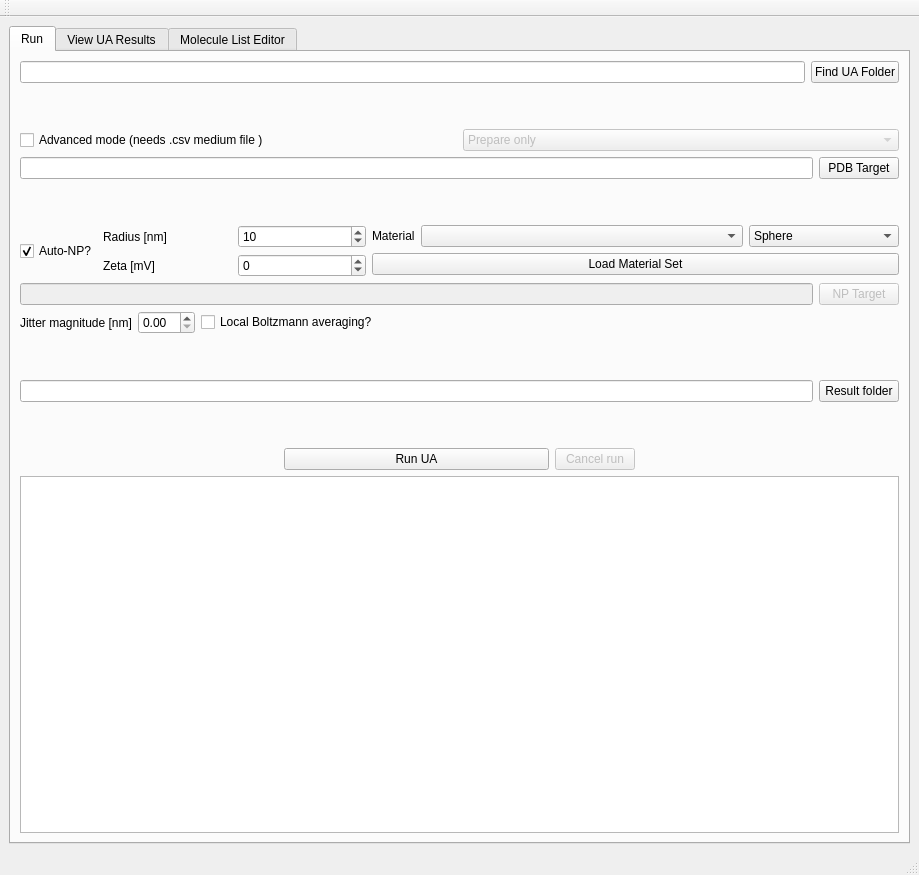
<?xml version="1.0" encoding="UTF-8"?>
<ui version="4.0">
 <class>MainWindow</class>
 <widget class="QMainWindow" name="MainWindow">
  <property name="geometry">
   <rect>
    <x>0</x>
    <y>0</y>
    <width>919</width>
    <height>875</height>
   </rect>
  </property>
  <property name="windowTitle">
   <string>NPCoronaPredict-GUI</string>
  </property>
  <widget class="QWidget" name="centralwidget">
   <layout class="QGridLayout" name="gridLayout_6">
    <item row="0" column="0">
     <layout class="QGridLayout" name="gridLayout">
      <item row="1" column="0">
       <widget class="QTabWidget" name="tabWidget">
        <property name="currentIndex">
         <number>0</number>
        </property>
        <widget class="QWidget" name="tab">
         <attribute name="title">
          <string>Run</string>
         </attribute>
         <layout class="QGridLayout" name="gridLayout_3">
          <item row="0" column="0">
           <layout class="QVBoxLayout" name="verticalLayout_2">
            <item>
             <layout class="QHBoxLayout" name="horizontalLayout">
              <item>
               <widget class="QLineEdit" name="uaFolderBox">
                <property name="text">
                 <string/>
                </property>
               </widget>
              </item>
              <item>
               <widget class="QPushButton" name="findUAButton">
                <property name="text">
                 <string>Find UA Folder</string>
                </property>
               </widget>
              </item>
             </layout>
            </item>
            <item>
             <spacer name="verticalSpacer_5">
              <property name="orientation">
               <enum>Qt::Vertical</enum>
              </property>
              <property name="sizeType">
               <enum>QSizePolicy::Fixed</enum>
              </property>
              <property name="sizeHint" stdset="0">
               <size>
                <width>20</width>
                <height>40</height>
               </size>
              </property>
             </spacer>
            </item>
            <item>
             <layout class="QHBoxLayout" name="horizontalLayout_14"/>
            </item>
            <item>
             <layout class="QHBoxLayout" name="horizontalLayout_15">
              <item>
               <widget class="QCheckBox" name="npcpModeBox">
                <property name="text">
                 <string>Advanced mode (needs .csv medium file )</string>
                </property>
               </widget>
              </item>
              <item>
               <widget class="QComboBox" name="npcpModeOptions">
                <property name="enabled">
                 <bool>false</bool>
                </property>
                <item>
                 <property name="text">
                  <string>Prepare only</string>
                 </property>
                </item>
                <item>
                 <property name="text">
                  <string>Prepare + UA</string>
                 </property>
                </item>
                <item>
                 <property name="text">
                  <string>Prepare + UA + BCP</string>
                 </property>
                </item>
                <item>
                 <property name="text">
                  <string>Prepare + UA + BCP + KMC</string>
                 </property>
                </item>
               </widget>
              </item>
             </layout>
            </item>
            <item>
             <layout class="QHBoxLayout" name="horizontalLayout_2">
              <item>
               <widget class="QLineEdit" name="pdbTargetLine"/>
              </item>
              <item>
               <widget class="QPushButton" name="pdbTargetButton">
                <property name="sizePolicy">
                 <sizepolicy hsizetype="Preferred" vsizetype="Fixed">
                  <horstretch>0</horstretch>
                  <verstretch>0</verstretch>
                 </sizepolicy>
                </property>
                <property name="text">
                 <string>PDB Target</string>
                </property>
               </widget>
              </item>
             </layout>
            </item>
            <item>
             <spacer name="verticalSpacer_4">
              <property name="orientation">
               <enum>Qt::Vertical</enum>
              </property>
              <property name="sizeType">
               <enum>QSizePolicy::Fixed</enum>
              </property>
              <property name="sizeHint" stdset="0">
               <size>
                <width>20</width>
                <height>40</height>
               </size>
              </property>
             </spacer>
            </item>
            <item>
             <layout class="QHBoxLayout" name="horizontalLayout_4" stretch="0,1,2">
              <item>
               <widget class="QCheckBox" name="autoNPBox">
                <property name="maximumSize">
                 <size>
                  <width>500</width>
                  <height>16777215</height>
                 </size>
                </property>
                <property name="text">
                 <string>Auto-NP?</string>
                </property>
                <property name="checked">
                 <bool>true</bool>
                </property>
               </widget>
              </item>
              <item>
               <layout class="QGridLayout" name="gridLayout_2">
                <item row="1" column="1">
                 <widget class="QSpinBox" name="zetaSpinBox">
                  <property name="minimum">
                   <number>-50</number>
                  </property>
                  <property name="maximum">
                   <number>50</number>
                  </property>
                 </widget>
                </item>
                <item row="0" column="0">
                 <widget class="QLabel" name="label">
                  <property name="text">
                   <string>Radius [nm]</string>
                  </property>
                 </widget>
                </item>
                <item row="1" column="0">
                 <widget class="QLabel" name="label_2">
                  <property name="text">
                   <string>Zeta [mV]</string>
                  </property>
                 </widget>
                </item>
                <item row="0" column="1">
                 <widget class="QSpinBox" name="radiusSpinBox">
                  <property name="minimum">
                   <number>1</number>
                  </property>
                  <property name="maximum">
                   <number>500</number>
                  </property>
                  <property name="value">
                   <number>10</number>
                  </property>
                 </widget>
                </item>
               </layout>
              </item>
              <item>
               <layout class="QVBoxLayout" name="verticalLayout">
                <item>
                 <layout class="QHBoxLayout" name="horizontalLayout_3" stretch="0,2,1">
                  <item>
                   <widget class="QLabel" name="label_3">
                    <property name="maximumSize">
                     <size>
                      <width>80</width>
                      <height>16777215</height>
                     </size>
                    </property>
                    <property name="text">
                     <string>Material</string>
                    </property>
                   </widget>
                  </item>
                  <item>
                   <widget class="QComboBox" name="materialDropdown"/>
                  </item>
                  <item>
                   <layout class="QHBoxLayout" name="horizontalLayout_20">
                    <item>
                     <widget class="QComboBox" name="npTargetShapeOverride">
                      <property name="maximumSize">
                       <size>
                        <width>150</width>
                        <height>16777215</height>
                       </size>
                      </property>
                      <item>
                       <property name="text">
                        <string>Sphere</string>
                       </property>
                      </item>
                      <item>
                       <property name="text">
                        <string>Cylinder</string>
                       </property>
                      </item>
                      <item>
                       <property name="text">
                        <string>Cube</string>
                       </property>
                      </item>
                      <item>
                       <property name="text">
                        <string>SWCNT</string>
                       </property>
                      </item>
                      <item>
                       <property name="text">
                        <string>MWCNT</string>
                       </property>
                      </item>
                     </widget>
                    </item>
                   </layout>
                  </item>
                 </layout>
                </item>
                <item>
                 <widget class="QPushButton" name="loadMaterialButton">
                  <property name="text">
                   <string>Load Material Set</string>
                  </property>
                 </widget>
                </item>
               </layout>
              </item>
             </layout>
            </item>
            <item>
             <layout class="QHBoxLayout" name="horizontalLayout_5">
              <item>
               <widget class="QLineEdit" name="npTargetBox">
                <property name="enabled">
                 <bool>false</bool>
                </property>
               </widget>
              </item>
              <item>
               <widget class="QPushButton" name="npTargetButton">
                <property name="enabled">
                 <bool>false</bool>
                </property>
                <property name="text">
                 <string>NP Target</string>
                </property>
               </widget>
              </item>
             </layout>
            </item>
            <item>
             <layout class="QHBoxLayout" name="horizontalLayout_16">
              <item>
               <widget class="QLabel" name="label_14">
                <property name="text">
                 <string>Jitter magnitude [nm]</string>
                </property>
               </widget>
              </item>
              <item>
               <widget class="QDoubleSpinBox" name="jitterSpinBox">
                <property name="singleStep">
                 <double>0.010000000000000</double>
                </property>
               </widget>
              </item>
              <item>
               <widget class="QCheckBox" name="boltzModeCheckBox">
                <property name="text">
                 <string>Local Boltzmann averaging?</string>
                </property>
               </widget>
              </item>
              <item>
               <spacer name="horizontalSpacer_4">
                <property name="orientation">
                 <enum>Qt::Horizontal</enum>
                </property>
                <property name="sizeHint" stdset="0">
                 <size>
                  <width>40</width>
                  <height>20</height>
                 </size>
                </property>
               </spacer>
              </item>
             </layout>
            </item>
            <item>
             <spacer name="verticalSpacer_3">
              <property name="orientation">
               <enum>Qt::Vertical</enum>
              </property>
              <property name="sizeType">
               <enum>QSizePolicy::Fixed</enum>
              </property>
              <property name="sizeHint" stdset="0">
               <size>
                <width>20</width>
                <height>40</height>
               </size>
              </property>
             </spacer>
            </item>
            <item>
             <layout class="QHBoxLayout" name="horizontalLayout_6">
              <item>
               <widget class="QLineEdit" name="resultFolderBox"/>
              </item>
              <item>
               <widget class="QPushButton" name="resultFolderButton">
                <property name="text">
                 <string>Result folder</string>
                </property>
               </widget>
              </item>
             </layout>
            </item>
            <item>
             <spacer name="verticalSpacer">
              <property name="orientation">
               <enum>Qt::Vertical</enum>
              </property>
              <property name="sizeType">
               <enum>QSizePolicy::Fixed</enum>
              </property>
              <property name="sizeHint" stdset="0">
               <size>
                <width>20</width>
                <height>40</height>
               </size>
              </property>
             </spacer>
            </item>
            <item>
             <layout class="QHBoxLayout" name="horizontalLayout_7">
              <item>
               <spacer name="horizontalSpacer_2">
                <property name="orientation">
                 <enum>Qt::Horizontal</enum>
                </property>
                <property name="sizeHint" stdset="0">
                 <size>
                  <width>40</width>
                  <height>20</height>
                 </size>
                </property>
               </spacer>
              </item>
              <item>
               <widget class="QPushButton" name="runUAButton">
                <property name="sizePolicy">
                 <sizepolicy hsizetype="Expanding" vsizetype="Fixed">
                  <horstretch>0</horstretch>
                  <verstretch>0</verstretch>
                 </sizepolicy>
                </property>
                <property name="text">
                 <string>Run UA</string>
                </property>
               </widget>
              </item>
              <item>
               <widget class="QPushButton" name="cancelRunButton">
                <property name="enabled">
                 <bool>false</bool>
                </property>
                <property name="text">
                 <string>Cancel run</string>
                </property>
               </widget>
              </item>
              <item>
               <spacer name="horizontalSpacer">
                <property name="orientation">
                 <enum>Qt::Horizontal</enum>
                </property>
                <property name="sizeHint" stdset="0">
                 <size>
                  <width>40</width>
                  <height>20</height>
                 </size>
                </property>
               </spacer>
              </item>
             </layout>
            </item>
            <item>
             <widget class="QPlainTextEdit" name="uaOutputBox">
              <property name="enabled">
               <bool>true</bool>
              </property>
              <property name="readOnly">
               <bool>true</bool>
              </property>
             </widget>
            </item>
           </layout>
          </item>
         </layout>
        </widget>
        <widget class="QWidget" name="tab_2">
         <attribute name="title">
          <string>View UA Results</string>
         </attribute>
         <layout class="QHBoxLayout" name="horizontalLayout_12">
          <item>
           <layout class="QVBoxLayout" name="verticalLayout_5">
            <item>
             <layout class="QHBoxLayout" name="horizontalLayout_9">
              <item>
               <widget class="QGraphicsView" name="heatmapView"/>
              </item>
              <item>
               <widget class="QGraphicsView" name="pdbView"/>
              </item>
             </layout>
            </item>
            <item>
             <layout class="QHBoxLayout" name="horizontalLayout_13">
              <item>
               <widget class="QGraphicsView" name="heatmapScaleBar">
                <property name="sizePolicy">
                 <sizepolicy hsizetype="Expanding" vsizetype="Fixed">
                  <horstretch>0</horstretch>
                  <verstretch>0</verstretch>
                 </sizepolicy>
                </property>
                <property name="maximumSize">
                 <size>
                  <width>16777215</width>
                  <height>50</height>
                 </size>
                </property>
               </widget>
              </item>
              <item>
               <widget class="QGraphicsView" name="pdbColourScaleBar">
                <property name="sizePolicy">
                 <sizepolicy hsizetype="Expanding" vsizetype="Fixed">
                  <horstretch>0</horstretch>
                  <verstretch>0</verstretch>
                 </sizepolicy>
                </property>
                <property name="maximumSize">
                 <size>
                  <width>16777215</width>
                  <height>50</height>
                 </size>
                </property>
               </widget>
              </item>
             </layout>
            </item>
            <item>
             <layout class="QHBoxLayout" name="horizontalLayout_10">
              <item>
               <layout class="QVBoxLayout" name="verticalLayout_3">
                <item>
                 <widget class="QLineEdit" name="loadUAMBox"/>
                </item>
                <item>
                 <widget class="QPushButton" name="loadUAMButton">
                  <property name="text">
                   <string>Load .uam</string>
                  </property>
                 </widget>
                </item>
               </layout>
              </item>
              <item>
               <layout class="QVBoxLayout" name="verticalLayout_4">
                <item>
                 <widget class="QLineEdit" name="loadPDBBox"/>
                </item>
                <item>
                 <widget class="QPushButton" name="loadPDBButton">
                  <property name="text">
                   <string>Load .pdb</string>
                  </property>
                 </widget>
                </item>
               </layout>
              </item>
             </layout>
            </item>
            <item>
             <layout class="QHBoxLayout" name="horizontalLayout_11">
              <item>
               <layout class="QGridLayout" name="gridLayout_5">
                <item row="0" column="0">
                 <widget class="QLabel" name="label_4">
                  <property name="text">
                   <string>phi</string>
                  </property>
                 </widget>
                </item>
                <item row="2" column="0">
                 <widget class="QLabel" name="label_9">
                  <property name="text">
                   <string>NP Radius</string>
                  </property>
                 </widget>
                </item>
                <item row="1" column="0">
                 <widget class="QLabel" name="label_5">
                  <property name="text">
                   <string>theta</string>
                  </property>
                 </widget>
                </item>
                <item row="0" column="1">
                 <widget class="QSpinBox" name="phiInputBox">
                  <property name="maximum">
                   <number>360</number>
                  </property>
                 </widget>
                </item>
                <item row="1" column="1">
                 <widget class="QSpinBox" name="thetaInputBox">
                  <property name="maximum">
                   <number>180</number>
                  </property>
                 </widget>
                </item>
                <item row="2" column="1">
                 <widget class="QSpinBox" name="npViewRadius">
                  <property name="minimum">
                   <number>1</number>
                  </property>
                  <property name="maximum">
                   <number>999</number>
                  </property>
                  <property name="value">
                   <number>5</number>
                  </property>
                 </widget>
                </item>
                <item row="3" column="1">
                 <widget class="QDial" name="omegaDial">
                  <property name="maximum">
                   <number>360</number>
                  </property>
                  <property name="wrapping">
                   <bool>true</bool>
                  </property>
                  <property name="notchesVisible">
                   <bool>true</bool>
                  </property>
                 </widget>
                </item>
                <item row="3" column="0">
                 <widget class="QLabel" name="label_10">
                  <property name="text">
                   <string>Rotate view</string>
                  </property>
                 </widget>
                </item>
               </layout>
              </item>
              <item>
               <layout class="QGridLayout" name="gridLayout_4">
                <item row="0" column="3">
                 <widget class="QLineEdit" name="energyOutBox">
                  <property name="acceptDrops">
                   <bool>false</bool>
                  </property>
                  <property name="readOnly">
                   <bool>true</bool>
                  </property>
                 </widget>
                </item>
                <item row="3" column="1">
                 <widget class="QPushButton" name="findMinEnergyButton">
                  <property name="text">
                   <string>Set to min. energy</string>
                  </property>
                 </widget>
                </item>
                <item row="3" column="2">
                 <widget class="QLabel" name="label_7">
                  <property name="text">
                   <string>EAds(simple)</string>
                  </property>
                 </widget>
                </item>
                <item row="3" column="3">
                 <widget class="QLineEdit" name="simpleOutBox">
                  <property name="acceptDrops">
                   <bool>false</bool>
                  </property>
                  <property name="readOnly">
                   <bool>true</bool>
                  </property>
                 </widget>
                </item>
                <item row="1" column="1">
                 <widget class="QPushButton" name="colourEnergy">
                  <property name="text">
                   <string>Colour by energy</string>
                  </property>
                 </widget>
                </item>
                <item row="0" column="4">
                 <widget class="QPushButton" name="loadBeadmapButton">
                  <property name="text">
                   <string>Reload CG bead data</string>
                  </property>
                 </widget>
                </item>
                <item row="4" column="1">
                 <widget class="QPushButton" name="findBoltzMinButton">
                  <property name="text">
                   <string>Set to Boltz minimum</string>
                  </property>
                 </widget>
                </item>
                <item row="1" column="3">
                 <widget class="QLineEdit" name="comDistOutBox">
                  <property name="readOnly">
                   <bool>true</bool>
                  </property>
                 </widget>
                </item>
                <item row="0" column="1">
                 <widget class="QPushButton" name="colourBoltz">
                  <property name="text">
                   <string>Colour by distance</string>
                  </property>
                 </widget>
                </item>
                <item row="4" column="3">
                 <widget class="QLineEdit" name="boltzOutBox">
                  <property name="acceptDrops">
                   <bool>false</bool>
                  </property>
                  <property name="readOnly">
                   <bool>true</bool>
                  </property>
                 </widget>
                </item>
                <item row="0" column="2">
                 <widget class="QLabel" name="label_6">
                  <property name="text">
                   <string>EAds(phi,theta)</string>
                  </property>
                 </widget>
                </item>
                <item row="4" column="2">
                 <widget class="QLabel" name="label_8">
                  <property name="text">
                   <string>EAds(Boltz)</string>
                  </property>
                 </widget>
                </item>
                <item row="1" column="2">
                 <widget class="QLabel" name="label_13">
                  <property name="text">
                   <string>COM-dist</string>
                  </property>
                 </widget>
                </item>
                <item row="1" column="4">
                 <layout class="QHBoxLayout" name="horizontalLayout_17">
                  <item>
                   <widget class="QCheckBox" name="showChargeBox">
                    <property name="text">
                     <string>Show charges</string>
                    </property>
                   </widget>
                  </item>
                  <item>
                   <widget class="QCheckBox" name="showCOMBox">
                    <property name="text">
                     <string>Show COMs</string>
                    </property>
                    <property name="checked">
                     <bool>true</bool>
                    </property>
                   </widget>
                  </item>
                 </layout>
                </item>
                <item row="3" column="4">
                 <layout class="QHBoxLayout" name="horizontalLayout_18">
                  <item>
                   <widget class="QLabel" name="label_12">
                    <property name="text">
                     <string>Opacity</string>
                    </property>
                   </widget>
                  </item>
                  <item>
                   <widget class="QSlider" name="opacitySlider">
                    <property name="maximum">
                     <number>255</number>
                    </property>
                    <property name="singleStep">
                     <number>1</number>
                    </property>
                    <property name="value">
                     <number>255</number>
                    </property>
                    <property name="orientation">
                     <enum>Qt::Horizontal</enum>
                    </property>
                   </widget>
                  </item>
                 </layout>
                </item>
                <item row="4" column="4">
                 <layout class="QHBoxLayout" name="horizontalLayout_19">
                  <item>
                   <widget class="QLabel" name="label_15">
                    <property name="text">
                     <string>NPShape</string>
                    </property>
                   </widget>
                  </item>
                  <item>
                   <widget class="QComboBox" name="npShapeBox">
                    <item>
                     <property name="text">
                      <string>Sphere</string>
                     </property>
                    </item>
                    <item>
                     <property name="text">
                      <string>Cylinder</string>
                     </property>
                    </item>
                    <item>
                     <property name="text">
                      <string>Cube</string>
                     </property>
                    </item>
                   </widget>
                  </item>
                 </layout>
                </item>
               </layout>
              </item>
             </layout>
            </item>
           </layout>
          </item>
         </layout>
        </widget>
        <widget class="QWidget" name="tab_3">
         <attribute name="title">
          <string>Molecule List Editor</string>
         </attribute>
         <layout class="QGridLayout" name="gridLayout_7">
          <item row="0" column="0">
           <widget class="QTableWidget" name="mediumEditTable">
            <property name="contextMenuPolicy">
             <enum>Qt::CustomContextMenu</enum>
            </property>
            <attribute name="horizontalHeaderDefaultSectionSize">
             <number>400</number>
            </attribute>
            <attribute name="horizontalHeaderStretchLastSection">
             <bool>true</bool>
            </attribute>
            <column>
             <property name="text">
              <string>MoleculeID</string>
             </property>
            </column>
            <column>
             <property name="text">
              <string>Concentration [mol/L]</string>
             </property>
            </column>
           </widget>
          </item>
          <item row="1" column="0">
           <layout class="QHBoxLayout" name="horizontalLayout_8">
            <item>
             <widget class="QLabel" name="label_11">
              <property name="text">
               <string>File locations: all_proteins/*.pdb</string>
              </property>
             </widget>
            </item>
            <item>
             <widget class="QPushButton" name="checkStructureButton">
              <property name="text">
               <string>Check Structures</string>
              </property>
             </widget>
            </item>
            <item>
             <spacer name="horizontalSpacer_3">
              <property name="orientation">
               <enum>Qt::Horizontal</enum>
              </property>
              <property name="sizeHint" stdset="0">
               <size>
                <width>40</width>
                <height>20</height>
               </size>
              </property>
             </spacer>
            </item>
            <item>
             <widget class="QPushButton" name="mediumNewButton">
              <property name="text">
               <string>New</string>
              </property>
             </widget>
            </item>
            <item>
             <widget class="QPushButton" name="mediumLoadButton">
              <property name="text">
               <string>Load</string>
              </property>
             </widget>
            </item>
            <item>
             <widget class="QPushButton" name="mediumSaveButton">
              <property name="text">
               <string>Save</string>
              </property>
             </widget>
            </item>
           </layout>
          </item>
         </layout>
        </widget>
       </widget>
      </item>
     </layout>
    </item>
   </layout>
  </widget>
  <widget class="QMenuBar" name="menubar">
   <property name="geometry">
    <rect>
     <x>0</x>
     <y>0</y>
     <width>919</width>
     <height>22</height>
    </rect>
   </property>
  </widget>
  <widget class="QStatusBar" name="statusbar"/>
  <widget class="QToolBar" name="toolBar">
   <property name="windowTitle">
    <string>toolBar</string>
   </property>
   <attribute name="toolBarArea">
    <enum>TopToolBarArea</enum>
   </attribute>
   <attribute name="toolBarBreak">
    <bool>false</bool>
   </attribute>
  </widget>
 </widget>
 <resources/>
 <connections/>
</ui>
